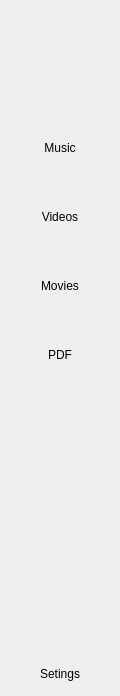
     <widget class="QFrame" name="sideFrame">
      <property name="maximumSize">
       <size>
        <width>120</width>
        <height>16777215</height>
       </size>
      </property>
      <property name="frameShape">
       <enum>QFrame::NoFrame</enum>
      </property>
      <property name="frameShadow">
       <enum>QFrame::Raised</enum>
      </property>
      <layout class="QVBoxLayout" name="verticalLayout_2" stretch="1,5">
       <property name="spacing">
        <number>11</number>
       </property>
       <property name="leftMargin">
        <number>0</number>
       </property>
       <property name="topMargin">
        <number>0</number>
       </property>
       <property name="rightMargin">
        <number>0</number>
       </property>
       <property name="bottomMargin">
        <number>0</number>
       </property>
       <item>
        <widget class="QFrame" name="logoFrame">
         <property name="minimumSize">
          <size>
           <width>0</width>
           <height>90</height>
          </size>
         </property>
         <property name="maximumSize">
          <size>
           <width>16777215</width>
           <height>100</height>
          </size>
         </property>
         <property name="frameShape">
          <enum>QFrame::NoFrame</enum>
         </property>
         <property name="frameShadow">
          <enum>QFrame::Raised</enum>
         </property>
         <layout class="QHBoxLayout" name="horizontalLayout_4">
          <item>
           <widget class="QPushButton" name="pushButton_2">
            <property name="sizePolicy">
             <sizepolicy hsizetype="Fixed" vsizetype="Fixed">
              <horstretch>0</horstretch>
              <verstretch>0</verstretch>
             </sizepolicy>
            </property>
            <property name="text">
             <string/>
            </property>
            <property name="icon">
             <iconset resource="Resources.qrc">
              <normaloff>:/main/Icons/TinderOutlined.svg</normaloff>:/main/Icons/TinderOutlined.svg</iconset>
            </property>
            <property name="iconSize">
             <size>
              <width>40</width>
              <height>40</height>
             </size>
            </property>
            <property name="flat">
             <bool>true</bool>
            </property>
           </widget>
          </item>
         </layout>
        </widget>
       </item>
       <item>
        <layout class="QVBoxLayout" name="sideMenu">
         <property name="spacing">
          <number>20</number>
         </property>
         <property name="leftMargin">
          <number>10</number>
         </property>
         <property name="topMargin">
          <number>10</number>
         </property>
         <property name="rightMargin">
          <number>10</number>
         </property>
         <property name="bottomMargin">
          <number>10</number>
         </property>
         <item alignment="Qt::AlignHCenter|Qt::AlignVCenter">
          <widget class="QWidget" name="musicBtn" native="true">
           <property name="minimumSize">
            <size>
             <width>80</width>
             <height>0</height>
            </size>
           </property>
           <layout class="QVBoxLayout" name="pdfLayout_5">
            <property name="spacing">
             <number>3</number>
            </property>
            <property name="leftMargin">
             <number>3</number>
            </property>
            <property name="topMargin">
             <number>5</number>
            </property>
            <property name="rightMargin">
             <number>3</number>
            </property>
            <property name="bottomMargin">
             <number>5</number>
            </property>
            <item>
             <widget class="QPushButton" name="musicIcon">
              <property name="text">
               <string/>
              </property>
              <property name="icon">
               <iconset resource="Resources.qrc">
                <normaloff>:/main/Icons/Music.svg</normaloff>:/main/Icons/Music.svg</iconset>
              </property>
              <property name="iconSize">
               <size>
                <width>36</width>
                <height>36</height>
               </size>
              </property>
              <property name="flat">
               <bool>true</bool>
              </property>
             </widget>
            </item>
            <item>
             <widget class="QLabel" name="musicLabel">
              <property name="text">
               <string>Music</string>
              </property>
              <property name="alignment">
               <set>Qt::AlignCenter</set>
              </property>
              <property name="wordWrap">
               <bool>true</bool>
              </property>
             </widget>
            </item>
           </layout>
          </widget>
         </item>
         <item alignment="Qt::AlignHCenter|Qt::AlignVCenter">
          <widget class="QWidget" name="videosBtn" native="true">
           <property name="minimumSize">
            <size>
             <width>80</width>
             <height>0</height>
            </size>
           </property>
           <layout class="QVBoxLayout" name="pdfLayout_4">
            <property name="spacing">
             <number>3</number>
            </property>
            <property name="leftMargin">
             <number>3</number>
            </property>
            <property name="topMargin">
             <number>5</number>
            </property>
            <property name="rightMargin">
             <number>3</number>
            </property>
            <property name="bottomMargin">
             <number>5</number>
            </property>
            <item>
             <widget class="QPushButton" name="videosIcon">
              <property name="text">
               <string/>
              </property>
              <property name="icon">
               <iconset resource="Resources.qrc">
                <normaloff>:/main/Icons/play-alt (1).svg</normaloff>:/main/Icons/play-alt (1).svg</iconset>
              </property>
              <property name="iconSize">
               <size>
                <width>36</width>
                <height>36</height>
               </size>
              </property>
              <property name="flat">
               <bool>true</bool>
              </property>
             </widget>
            </item>
            <item>
             <widget class="QLabel" name="videosLabel">
              <property name="text">
               <string>Videos</string>
              </property>
              <property name="alignment">
               <set>Qt::AlignCenter</set>
              </property>
              <property name="wordWrap">
               <bool>true</bool>
              </property>
             </widget>
            </item>
           </layout>
          </widget>
         </item>
         <item alignment="Qt::AlignHCenter|Qt::AlignVCenter">
          <widget class="QWidget" name="moviesBtn" native="true">
           <property name="minimumSize">
            <size>
             <width>80</width>
             <height>0</height>
            </size>
           </property>
           <layout class="QVBoxLayout" name="pdfLayout_3">
            <property name="spacing">
             <number>3</number>
            </property>
            <property name="leftMargin">
             <number>3</number>
            </property>
            <property name="topMargin">
             <number>5</number>
            </property>
            <property name="rightMargin">
             <number>3</number>
            </property>
            <property name="bottomMargin">
             <number>5</number>
            </property>
            <item>
             <widget class="QPushButton" name="moviesIcon">
              <property name="text">
               <string/>
              </property>
              <property name="icon">
               <iconset resource="Resources.qrc">
                <normaloff>:/main/Icons/camera-movie.svg</normaloff>:/main/Icons/camera-movie.svg</iconset>
              </property>
              <property name="iconSize">
               <size>
                <width>36</width>
                <height>36</height>
               </size>
              </property>
              <property name="flat">
               <bool>true</bool>
              </property>
             </widget>
            </item>
            <item>
             <widget class="QLabel" name="moviesLabel">
              <property name="text">
               <string>Movies</string>
              </property>
              <property name="alignment">
               <set>Qt::AlignCenter</set>
              </property>
              <property name="wordWrap">
               <bool>true</bool>
              </property>
             </widget>
            </item>
           </layout>
          </widget>
         </item>
         <item alignment="Qt::AlignHCenter|Qt::AlignVCenter">
          <widget class="QWidget" name="pdfBtn" native="true">
           <property name="minimumSize">
            <size>
             <width>80</width>
             <height>0</height>
            </size>
           </property>
           <layout class="QVBoxLayout" name="pdfLayout">
            <property name="spacing">
             <number>3</number>
            </property>
            <property name="leftMargin">
             <number>3</number>
            </property>
            <property name="topMargin">
             <number>5</number>
            </property>
            <property name="rightMargin">
             <number>3</number>
            </property>
            <property name="bottomMargin">
             <number>5</number>
            </property>
            <item>
             <widget class="QPushButton" name="pdfIcon">
              <property name="text">
               <string/>
              </property>
              <property name="icon">
               <iconset resource="Resources.qrc">
                <normaloff>:/main/Icons/Document.svg</normaloff>:/main/Icons/Document.svg</iconset>
              </property>
              <property name="iconSize">
               <size>
                <width>36</width>
                <height>36</height>
               </size>
              </property>
              <property name="flat">
               <bool>true</bool>
              </property>
             </widget>
            </item>
            <item>
             <widget class="QLabel" name="pdfLabel">
              <property name="text">
               <string>PDF</string>
              </property>
              <property name="alignment">
               <set>Qt::AlignCenter</set>
              </property>
              <property name="wordWrap">
               <bool>true</bool>
              </property>
             </widget>
            </item>
           </layout>
          </widget>
         </item>
         <item>
          <spacer name="verticalSpacer">
           <property name="orientation">
            <enum>Qt::Vertical</enum>
           </property>
           <property name="sizeType">
            <enum>QSizePolicy::Maximum</enum>
           </property>
           <property name="sizeHint" stdset="0">
            <size>
             <width>20</width>
             <height>250</height>
            </size>
           </property>
          </spacer>
         </item>
         <item>
          <widget class="QWidget" name="settingsBtn" native="true">
           <property name="minimumSize">
            <size>
             <width>80</width>
             <height>0</height>
            </size>
           </property>
           <layout class="QVBoxLayout" name="pdfLayout_2">
            <property name="spacing">
             <number>3</number>
            </property>
            <property name="leftMargin">
             <number>3</number>
            </property>
            <property name="topMargin">
             <number>5</number>
            </property>
            <property name="rightMargin">
             <number>3</number>
            </property>
            <property name="bottomMargin">
             <number>5</number>
            </property>
            <item>
             <widget class="QPushButton" name="settingsIcon">
              <property name="text">
               <string/>
              </property>
              <property name="icon">
               <iconset resource="Resources.qrc">
                <normaloff>:/main/Icons/Settings.svg</normaloff>:/main/Icons/Settings.svg</iconset>
              </property>
              <property name="iconSize">
               <size>
                <width>36</width>
                <height>36</height>
               </size>
              </property>
              <property name="flat">
               <bool>true</bool>
              </property>
             </widget>
            </item>
            <item>
             <widget class="QLabel" name="settingsLabel">
              <property name="text">
               <string>Setings</string>
              </property>
              <property name="alignment">
               <set>Qt::AlignCenter</set>
              </property>
              <property name="wordWrap">
               <bool>true</bool>
              </property>
             </widget>
            </item>
           </layout>
          </widget>
         </item>
        </layout>
       </item>
      </layout>
     </widget>
